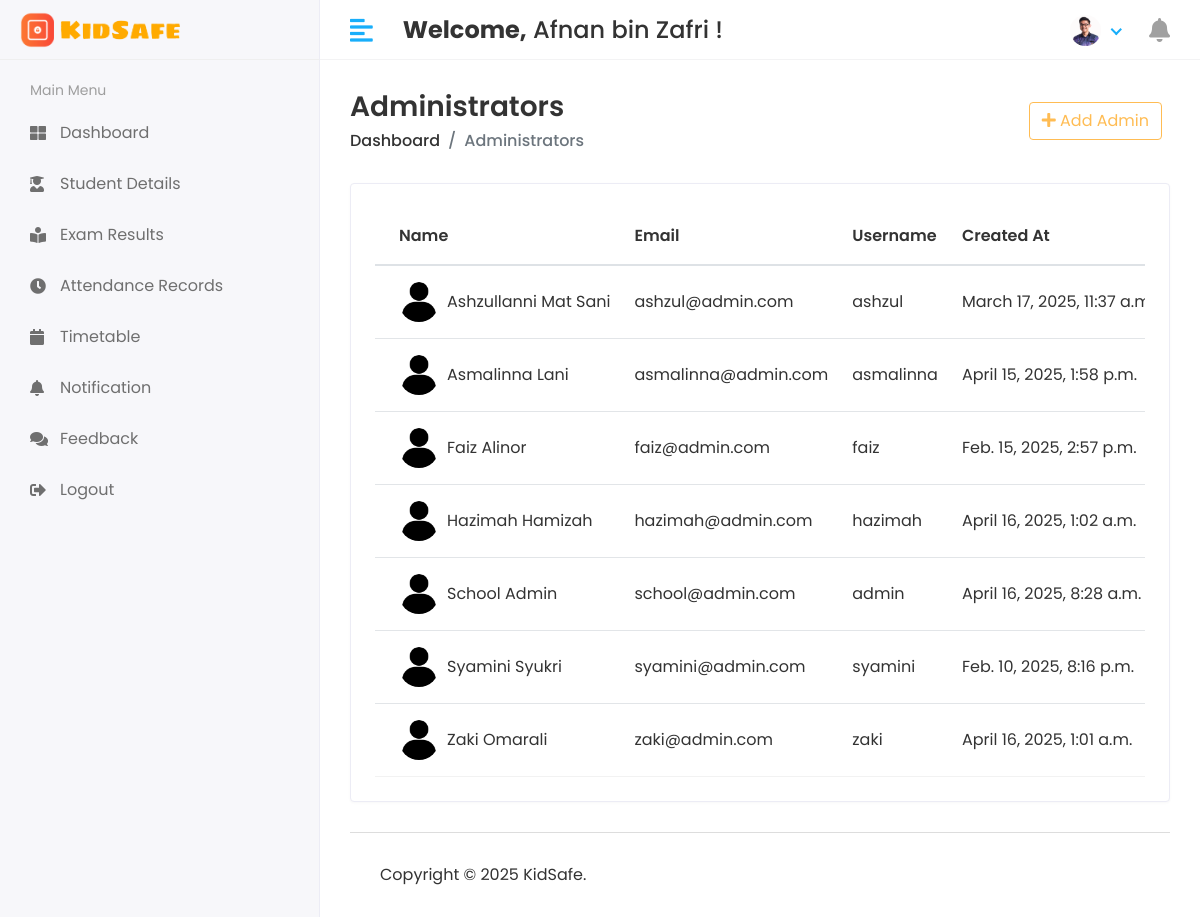
/administrator/admin/view (signed in), run on an earlier commit of the app's database.
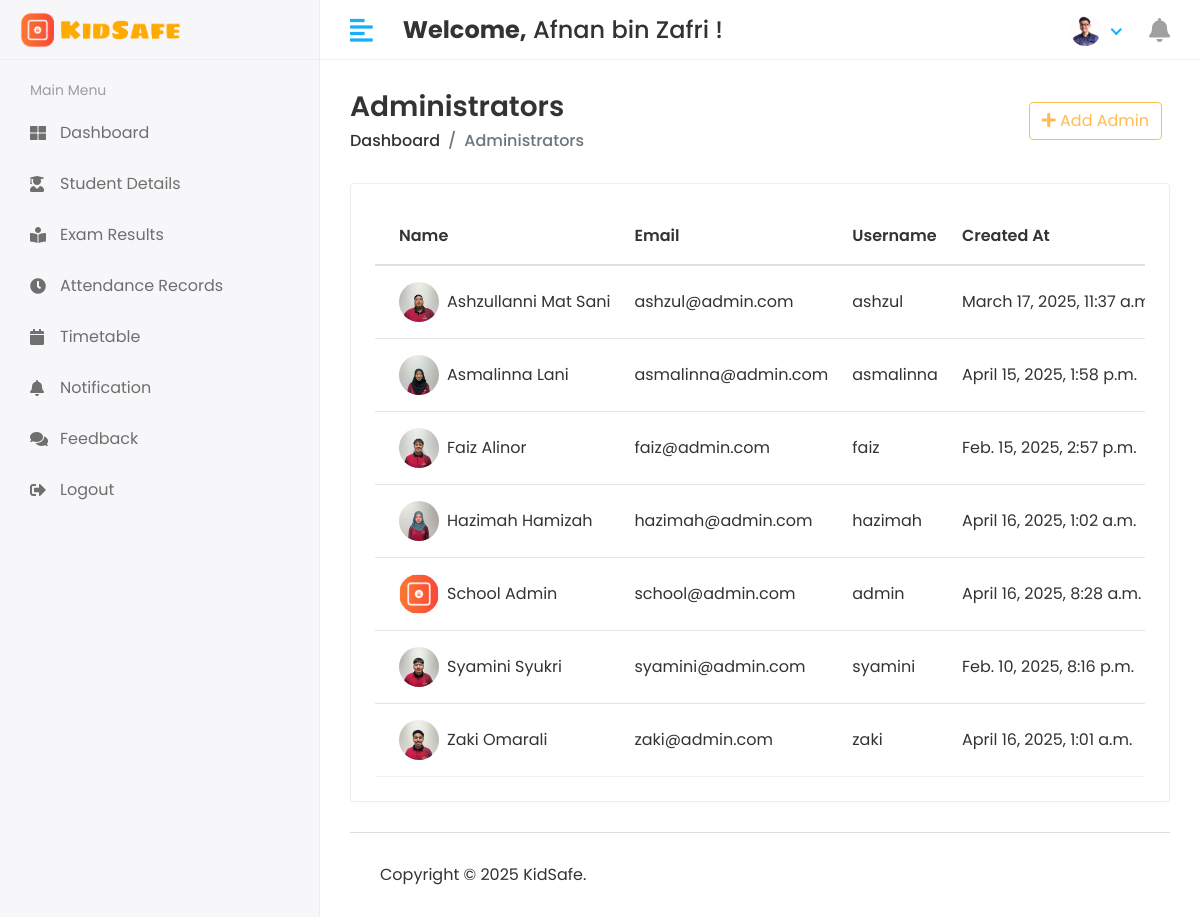
And on a later commit of the database.
### kidsafe_app/models.py (models this page shows)
class CustomUser(AbstractUser):
    USER = (
        (1, 'Administrator'),
        (2, 'Teacher'),
        (3, 'Student'),
        (4, 'Canteen'),
    )
    user_type = models.CharField(choices=USER, max_length=50, default=1)
    profile_pic = models.ImageField(upload_to='media/profile_pic')

### kidsafe_project/administrator_views.py (the view)
# urls.py: path('administrator/admin/view', administrator_views.view_admin, name='view_admin'),
@login_required(login_url='/')
def view_admin(request):
    admins = CustomUser.objects.filter(user_type=1).order_by('first_name')
    context = {
        'admins': admins,
    }
    return render(request, 'administrator/view_admin.html', context)

### kidsafe_app/context_processors.py (called while the page is built)
def notification_count(request):
    if not request.user.is_authenticated:
        return {'unread_count': 0}
    unread_count = 0
    if request.user.user_type == '2':  # Teacher
        unread_count = TeacherNotification.objects.filter(
            teacher__admin=request.user,
            read=False
        ).count()
    elif request.user.user_type == '3':  # Student
        unread_count = StudentNotification.objects.filter(
            student__admin=request.user,
            read=False
        ).count()
    elif request.user.user_type == '4':  # Canteen
        unread_count = CanteenNotification.objects.filter(
            canteen__admin=request.user,
            read=False
        ).count()
    return {'unread_count': unread_count}

### templates/administrator/view_admin.html (shortened to what this page needs)
{% extends 'base.html' %}
{% load static %}
{% block content %}
<div class="page-header">
    <div class="row align-items-center">
        <div class="col">
            <h3 class="page-title">Administrators</h3>
            <ul class="breadcrumb">
                <li class="breadcrumb-item"><a href="{% url 'admin_home' %}">Dashboard</a></li>
                <li class="breadcrumb-item active">Administrators</li>
            </ul>
        </div>
        <div class="col-auto text-right float-right ml-auto">
            <a href="{% url 'add_admin' %}" class="btn btn-outline-primary mr-2"><i class="fas fa-plus"></i> Add
                Admin</a>
        </div>
    </div>
</div>
<div class="row">
    <div class="col-sm-12">
        <div class="card card-table">
            <div class="card-body">
                <div class="table-responsive">
                    <table class="table table-hover table-center mb-0">
                        <thead>
                            <tr>
                                <th>Name</th>
                                <th>Email</th>
                                <th>Username</th>
                                <th>Created At</th>
                            </tr>
                        </thead>
                        <tbody>
                            {% for admin in admins %}
                            <tr>
                                <td>
                                    <h2 class="table-avatar">
                                        <a class="avatar avatar-sm mr-2">
                                            {% if admin.profile_pic == "" or not admin.profile_pic %}
                                            <img class="avatar-img rounded-circle"
                                                src="{% static 'assets/img/noimg.png' %}" alt="No Profile Picture">
                                            {% else %}
                                            <img class="avatar-img rounded-circle" src="{{ admin.profile_pic.url }}"
                                                alt="Profile Picture">
                                            {% endif %}
                                        </a>
                                        <a>{{ admin.first_name }}&nbsp;{{ admin.last_name }}</a>
                                    </h2>
                                </td>
                                <td>{{ admin.email }}</td>
                                <td>{{ admin.username }}</td>
                                <td>{{ admin.date_joined}}</td>
                            </tr>
                            {% endfor %}
                        </tbody>
                    </table>
                </div>
            </div>
        </div>
    </div>
</div>
{% endblock %}

### templates/base.html (shortened to what this page needs)
<!DOCTYPE html>
<html lang="en">
{% load static %}
<head>
   <link rel="stylesheet" href="{% static 'assets/plugins/bootstrap/css/bootstrap.min.css' %}">
   <link rel="stylesheet" href="{% static 'assets/plugins/fontawesome/css/fontawesome.min.css' %}">
   <link rel="stylesheet" href="{% static 'assets/plugins/fontawesome/css/all.min.css' %}">
   <link rel="stylesheet" href="{% static 'assets/plugins/datatables/datatables.min.css' %}">
   <link rel="stylesheet" href="{% static 'assets/css/style.css' %}">
</head>
<body>
   <div class="main-wrapper">
      {% include 'includes/header.html' %}
      {% include 'includes/sidebar.html' %}
      <div class="page-wrapper">
         <div class="content container-fluid">
            {% block content %}{% endblock %}
            {% include 'includes/footer.html' %}
         </div>
      </div>
   </div>
</body>
</html>

### templates/includes/header.html (shortened to what this page needs)
{% load static %}
<div class="header">
    <div class="header-left">
        {% if user.user_type == '1' %}
        <a href="{% url 'admin_home' %}" class="logo">
            <img src="{% static 'assets/img/logo4.png' %}" alt="Logo">
        </a>
        <a href="{% url 'admin_home' %}" class="logo logo-small">
            <img src="{% static 'assets/img/logo3.png' %}" alt="Logo" width="30" height="30">
        </a>
        {% elif user.user_type == '2' %}
        <a href="{% url 'teacher_home' %}" class="logo">
            <img src="{% static 'assets/img/logo4.png' %}" alt="Logo">
        </a>
        {% endif %}
    </div>
    <a href="javascript:void(0);" id="toggle_btn">
        <i class="fas fa-align-left"></i>
    </a>
    <div class="top-nav-search mt-3">
        <h4><strong>Welcome,</strong>&nbsp;<span>{{user.first_name}} {{user.last_name}}</span>&nbsp;!</h4>
    </div>
    <ul class="nav user-menu">
        <li class="nav-item dropdown has-arrow">
            <a href="#" class="dropdown-toggle nav-link" data-toggle="dropdown">
                {% if user.profile_pic == "" %}
                <span class="user-img"><img class="rounded-circle" src="{% static 'assets/img/noimg.png' %}" width="31"
                        height="31" alt=""></span>
                {% else %}
                <span class="user-img"><img class="rounded-circle" src="/{{user.profile_pic}}" width="31" height="31"
                        alt=""></span>
                {% endif %}
            </a>
        </li>
        <li class="nav-item">
            {% if user.user_type == '2' %}
            <a href="{% url 'view_teacher_notifications' %}" class="nav-link">
                <i class="fas fa-bell"></i>
            </a>
            {% endif %}
        </li>
    </ul>
</div>

### templates/includes/sidebar.html (shortened to what this page needs)
{% load active_link_tags %}
<div class="sidebar" id="sidebar">
    <div class="sidebar-inner slimscroll">
        <div id="sidebar-menu" class="sidebar-menu">
            {% if user.user_type == '1' %}
            <ul>
                <li class="{% active_link 'admin_home' 'active' %}">
                    <a href="{% url 'admin_home' %}"><i class="fa fa-th-large"></i> <span>Dashboard</span></a>
                </li>
                <li class="menu-title">
                    <span>Manage Users</span>
                </li>
                <li class="{% active_link 'view_admin' 'active' %}">
                    <a href="{% url 'view_admin' %}"><i class="fas fa-user"></i> <span>Administrator</span></a>
                </li>
                <li class="{% active_link 'view_teacher' 'active' %}">
                    <a href="{% url 'view_teacher' %}"><i class="fas fa-chalkboard-teacher"></i> <span>Teacher</span></a>
                </li>
                <li class="{% active_link 'view_student' 'active' %}">
                    <a href="{% url 'view_student' %}"><i class="fas fa-user-graduate"></i> <span>Student</span></a>
                </li>
                <li class="{% active_link 'view_canteen' 'active' %}">
                    <a href="{% url 'view_canteen' %}"><i class="fas fa-utensils"></i> <span>Canteen</span></a>
                </li>
                <!--<li class="submenu">
                    <a href="#"><i class="fas fa-graduation-cap"></i> <span> Class</span> <span
                            class="menu-arrow"></span></a>
                    <ul>
                        <li><a href="#">View Class</a></li>
                        <li><a href="#">Add Class</a></li>
                    </ul>
                </li>-->
                <li class="{% active_link 'view_subject' 'active' %}">
                    <a href="{% url 'view_subject' %}"><i class="fas fa-book-reader"></i> <span>Subjects</span></a>
                </li>
                <li class="submenu">
                    <a href="#"><i class="fa fa-bell"></i> <span> Send Notification</span> <span class="menu-arrow"></span></a>
                    <ul>
                        <li><a href="{% url 'send_teacher_notification' %}">Teacher Notification</a></li>
                        <li><a href="{% url 'send_student_notification' %}">Student Notification</a></li>
                        <li><a href="{% url 'send_canteen_notification' %}">Canteen Notification</a></li>
                    </ul>
                </li>
                <li class="submenu">
                    <a href="#"><i class="fas fa-comments"></i> <span> </span> Feedback <span class="menu-arrow"></span></a>
                    <ul>
                        <li><a href="{% url 'view_teacher_feedback' %}">Teacher Feedback</a></li>
                        <li><a href="{% url 'view_student_feedback' %}">Student Feedback</a></li>
                        <li><a href="{% url 'view_canteen_feedback' %}">Canteen Feedback</a></li>
                    </ul>
                </li>
                <li class="menu-title">
                    <span>NFC Function</span>
                </li>
                <li class="{% active_link 'register_card' 'active' %}">
                    <a href="{% url 'register_card' %}"><i class="fa fa-barcode"></i> <span>Register Card</span></a>
                </li>
                <!--<li class="{% active_link 'read_card' 'active' %}">
                    <a href="{% url 'read_card' %}"><i class="fa fa-barcode"></i> <span>Read Card</span></a>
                </li>-->
                <li class="{% active_link 'scan_and_assign_card' 'active' %}">
                    <a href="{% url 'scan_and_assign_card' %}"><i class="fa fa-barcode"></i> <span>Scan and Assign Card</span></a>
                </li>
                <li class="{% active_link 'scan_attendance' 'active' %}">
                    <a href="{% url 'scan_attendance' %}"><i class="fa fa-barcode"></i> <span>Scan Attendance</span></a>
                </li>
                <li class="{% active_link 'scan_and_add_balance' 'active' %}">
                    <a href="{% url 'scan_and_add_balance' %}"><i class="fa fa-barcode"></i> <span>Scan Balance</span></a>
                </li>
                <li class="menu-title">
                    <span>Manage Cards</span>
                </li>
                <li class="{% active_link 'attendance_list' 'active' %}">
                    <a href="{% url 'attendance_list' %}"><i class="fas fa-calendar"></i> <span>Attendance Records</span></a>
                </li>
                <li class="{% active_link 'view_registered_cards' 'active' %}">
                    <a href="{% url 'view_registered_cards' %}"><i class="fa fa-id-card"></i> <span>Registered Card</span></a>
                </li>
                <li class="{% active_link 'assigned_students' 'active' %}">
                    <a href="{% url 'assigned_students' %}"><i class="fa fa-id-card"></i> <span>Assigned Card</span></a>
                </li>
                <li class="{% active_link 'deactivated_cards' 'active' %}">
                    <a href="{% url 'deactivated_cards' %}"><i class="fa fa-id-card"></i> <span>Deactivated Card</span></a>
                </li>
                <li>
                    <a href="{% url 'doLogout' %}"><i class="fas fa-sign-out-alt"></i> <span>Logout</span></a>
                </li>
            </ul>
            {% elif user.user_type == '2' %}
            <ul>
                <li class="menu-title">
                    <span>Main Menu</span>
                </li>
                <li class="{% active_link 'teacher_home' 'active' %}">
                    <a href="{% url 'teacher_home' %}"><i class="fa fa-th-large"></i> <span>Dashboard</span></a>
                </li>
                <li class="{% active_link 'teacher_view_student' 'active' %}">
                    <a href="{% url 'teacher_view_student' %}"><i class="fas fa-user-graduate"></i> <span>Student Details</span></a>
                </li>
                <li class="{% active_link 'view_exam_result' 'active' %}">
                    <a href="{% url 'view_exam_result' %}"><i class="fas fa-book-reader"></i> <span>Exam Results</span></a>
                </li>
                <li class="{% active_link 'teacher_view_attendance' 'active' %}">
                    <a href="{% url 'teacher_view_attendance' %}"><i class="fa fa-clock"></i> <span>Attendance Records</span></a>
                </li>
                <li class="{% active_link 'view_timetable' 'active' %}">
                    <a href="{% url 'view_timetable' %}"><i class="fa fa-calendar"></i> <span>Timetable</span></a>
                </li>
                <li class="{% active_link 'view_teacher_notifications' 'active' %}">
                    <a href="{% url 'view_teacher_notifications' %}"><i class="fa fa-bell"></i> <span>Notification</span></a>
                </li>
                <li class="{% active_link 'send_teacher_feedback' 'active' %}">
                    <a href="{% url 'send_teacher_feedback' %}"><i class="fas fa-comments"></i> <span>Feedback</span></a>
                </li>
                <li>
                    <a href="{% url 'doLogout' %}"><i class="fas fa-sign-out-alt"></i> <span>Logout</span></a>
                </li>
            </ul>
            {% endif %}
        </div>
    </div>
</div>

### templates/includes/footer.html
<footer>
    <p>Copyright &copy; 2025 KidSafe.</p>
</footer>

What changed in the data, as far as the page shows it:
changed CustomUser "Ashzullanni": profile_pic: picture added
changed CustomUser "Asmalinna": profile_pic: picture added
changed CustomUser "Faiz": profile_pic: picture added
changed CustomUser "Hazimah": profile_pic: picture added
changed CustomUser "School": profile_pic: picture added
changed CustomUser "Syamini": profile_pic: picture added
changed CustomUser "Zaki": profile_pic: picture added
